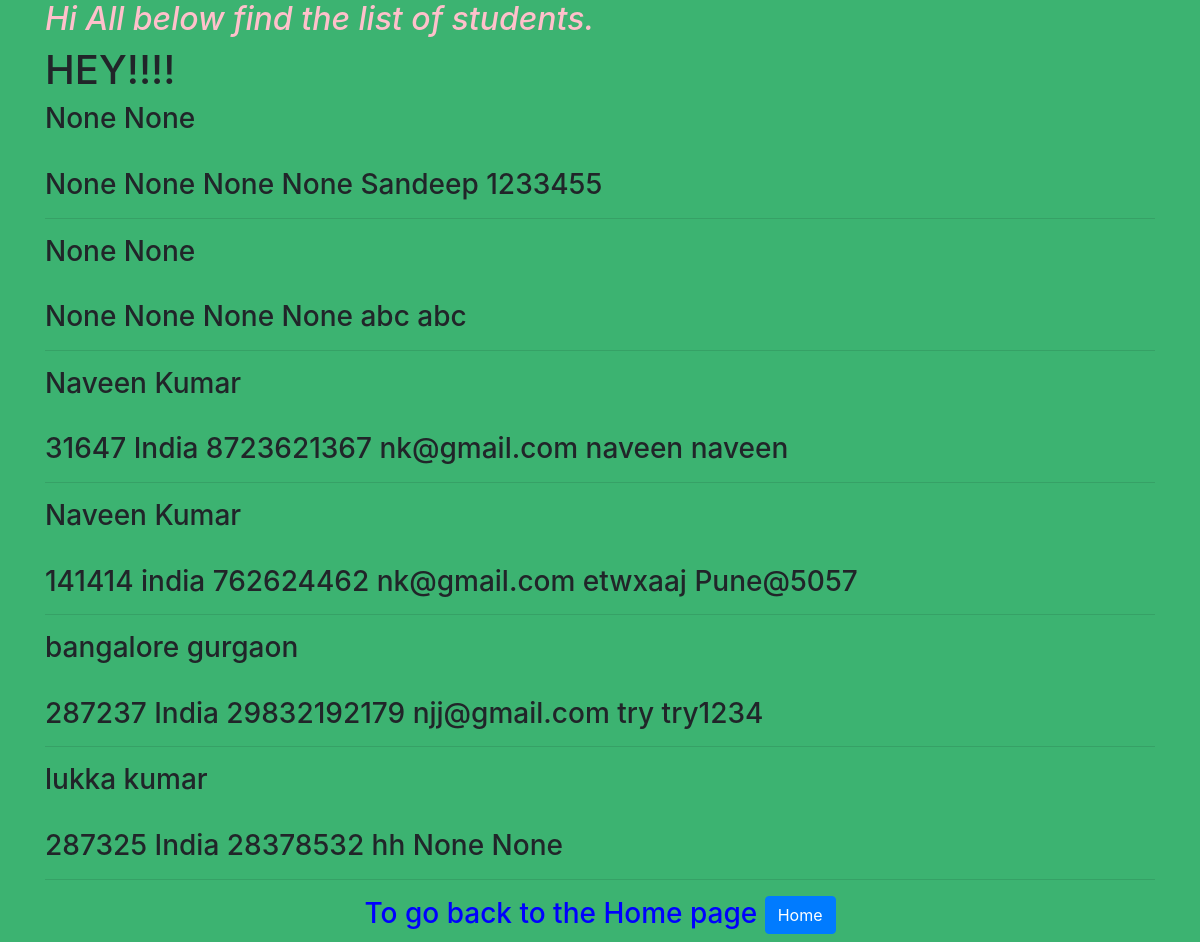
Screenshot of /myapp/data/ with the database file from the repository.
### myapp/models.py (models this page shows, shortened)
class Students(models.Model):
    First_Name = models.CharField(max_length=20, blank=True, null=True)
    Last_Name = models.CharField(max_length=20, blank=True, null=True)
    Employee_ID = models.CharField(max_length=20, blank=True, null=True)
    Country = models.CharField(max_length=20, blank=True, null=True)
    Phone_Number = models.CharField(max_length=45, blank=True, null=True)
    Email_ID = models.CharField(max_length=45, blank=True, null=True)
    User_Name = models.CharField(max_length=20, blank=True, null=True)
    Password = models.CharField(max_length=20, blank=True, null=True)

### myapp/views.py (the view)
def data_from_db(request):
   obj = Students.objects.all()
   return render(request, 'index.html', {'obj1': obj})

### myapp/templates/index.html (shortened to what this page needs)
<html>
<head>
  <link rel="stylesheet" href="https://maxcdn.bootstrapcdn.com/bootstrap/4.1.3/css/bootstrap.min.css">
</head>
<div class="container">
<body style="background-color:MediumSeaGreen">
<h2 style="color:pink"><i> Hi All below find the  list of students.</i></h2>
<h1>HEY!!!!</h1>
    {% if obj1 %}
    {% for Stu in obj1 %}
<class ="table; bg-red">
    <h3>{{Stu.First_Name}}
        {{Stu.Last_Name}}</h3><br>
    <h3>{{Stu.Employee_ID}}
    {{Stu.Country}}
    {{Stu.Phone_Number}}
    {{Stu.Email_ID}}
    {{Stu.User_Name}}
    {{Stu.Password}}</h3><hr>
    {% endfor %}
    {% endif %}
</class>
<h3 style="color:blue; text-align:center"> To go back to the Home page <a href = "http://localhost:8000/myapp/home"><button class="btn btn-primary"> Home</button></a></h3>
</body>
</div>
</html>

### rows the page displays
Students: First_Name "None", Last_Name "None", Employee_ID "None", Country "None", Phone_Number "None", Email_ID "None", User_Name "Sandeep", Password "1233455"
Students: First_Name "None", Last_Name "None", Employee_ID "None", Country "None", Phone_Number "None", Email_ID "None", User_Name "abc", Password "abc"
Students: First_Name "Naveen", Last_Name "Kumar", Employee_ID "31647", Country "India", Phone_Number "8723621367", Email_ID "nk@gmail.com", User_Name "naveen", Password "naveen"
Students: First_Name "Naveen", Last_Name "Kumar", Employee_ID "141414", Country "india", Phone_Number "762624462", Email_ID "nk@gmail.com", User_Name "etwxaaj", Password "Pune@5057"
Students: First_Name "bangalore", Last_Name "gurgaon", Employee_ID "287237", Country "India", Phone_Number "29832192179", Email_ID "njj@gmail.com", User_Name "try", Password "try1234"
Students: First_Name "lukka", Last_Name "kumar", Employee_ID "287325", Country "India", Phone_Number "28378532", Email_ID "hh", User_Name "None", Password "None"
